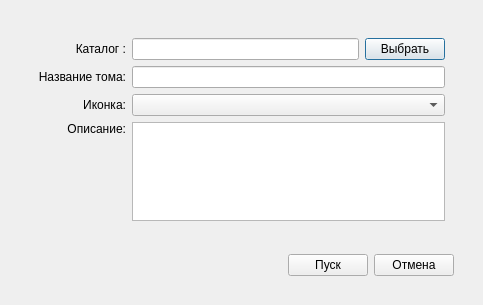
<?xml version="1.0" encoding="UTF-8"?>
<ui version="4.0">
 <class>AddVolumeModal</class>
 <widget class="QDialog" name="AddVolumeModal">
  <property name="geometry">
   <rect>
    <x>0</x>
    <y>0</y>
    <width>483</width>
    <height>305</height>
   </rect>
  </property>
  <property name="windowTitle">
   <string>Dialog</string>
  </property>
  <layout class="QVBoxLayout" name="verticalLayout">
   <item>
    <widget class="QStackedWidget" name="pager">
     <property name="currentIndex">
      <number>0</number>
     </property>
     <widget class="QWidget" name="page">
      <layout class="QVBoxLayout" name="verticalLayout_4">
       <item>
        <widget class="QWidget" name="widget_2" native="true">
         <layout class="QVBoxLayout" name="verticalLayout_2">
          <item>
           <widget class="QWidget" name="widget_4" native="true">
            <layout class="QGridLayout" name="gridLayout_2">
             <item row="1" column="0">
              <widget class="QLabel" name="label_2">
               <property name="text">
                <string>Название тома:</string>
               </property>
               <property name="alignment">
                <set>Qt::AlignRight|Qt::AlignTrailing|Qt::AlignVCenter</set>
               </property>
              </widget>
             </item>
             <item row="2" column="0">
              <widget class="QLabel" name="label_3">
               <property name="text">
                <string>Иконка:</string>
               </property>
               <property name="alignment">
                <set>Qt::AlignRight|Qt::AlignTrailing|Qt::AlignVCenter</set>
               </property>
              </widget>
             </item>
             <item row="0" column="0">
              <widget class="QLabel" name="label">
               <property name="text">
                <string>Каталог :</string>
               </property>
               <property name="alignment">
                <set>Qt::AlignRight|Qt::AlignTrailing|Qt::AlignVCenter</set>
               </property>
              </widget>
             </item>
             <item row="0" column="1">
              <widget class="QLineEdit" name="edit_path"/>
             </item>
             <item row="3" column="0">
              <widget class="QLabel" name="label_5">
               <property name="text">
                <string>Описание:</string>
               </property>
               <property name="alignment">
                <set>Qt::AlignRight|Qt::AlignTop|Qt::AlignTrailing</set>
               </property>
               <property name="margin">
                <number>0</number>
               </property>
              </widget>
             </item>
             <item row="0" column="2">
              <widget class="QPushButton" name="show_select_path">
               <property name="text">
                <string>Выбрать</string>
               </property>
              </widget>
             </item>
             <item row="1" column="1" colspan="2">
              <widget class="QLineEdit" name="edit_name"/>
             </item>
             <item row="2" column="1" colspan="2">
              <widget class="QComboBox" name="icon_select"/>
             </item>
             <item row="3" column="1" colspan="2">
              <widget class="QPlainTextEdit" name="edit_description"/>
             </item>
            </layout>
           </widget>
          </item>
         </layout>
        </widget>
       </item>
       <item>
        <spacer name="verticalSpacer">
         <property name="orientation">
          <enum>Qt::Vertical</enum>
         </property>
         <property name="sizeHint" stdset="0">
          <size>
           <width>20</width>
           <height>40</height>
          </size>
         </property>
        </spacer>
       </item>
       <item>
        <widget class="QWidget" name="widget_3" native="true">
         <layout class="QHBoxLayout" name="horizontalLayout_3">
          <item>
           <spacer name="horizontalSpacer">
            <property name="orientation">
             <enum>Qt::Horizontal</enum>
            </property>
            <property name="sizeHint" stdset="0">
             <size>
              <width>254</width>
              <height>20</height>
             </size>
            </property>
           </spacer>
          </item>
          <item>
           <widget class="QPushButton" name="start_btn">
            <property name="text">
             <string>Пуск</string>
            </property>
           </widget>
          </item>
          <item>
           <widget class="QPushButton" name="pushButton_3">
            <property name="text">
             <string>Отмена</string>
            </property>
           </widget>
          </item>
         </layout>
        </widget>
       </item>
      </layout>
     </widget>
     <widget class="QWidget" name="page_2">
      <layout class="QVBoxLayout" name="verticalLayout_3">
       <item>
        <widget class="QWidget" name="widget" native="true">
         <layout class="QGridLayout" name="gridLayout">
          <item row="7" column="2">
           <widget class="QLabel" name="label_current_file">
            <property name="text">
             <string>11111</string>
            </property>
           </widget>
          </item>
          <item row="6" column="0">
           <widget class="QLabel" name="label_7">
            <property name="text">
             <string>Всего файлов</string>
            </property>
           </widget>
          </item>
          <item row="0" column="0">
           <widget class="QLabel" name="label_4">
            <property name="text">
             <string>Путь</string>
            </property>
           </widget>
          </item>
          <item row="2" column="0">
           <widget class="QLabel" name="label_10">
            <property name="text">
             <string>Иконка</string>
            </property>
           </widget>
          </item>
          <item row="4" column="0" rowspan="2">
           <widget class="QLabel" name="label_6">
            <property name="text">
             <string>Время</string>
            </property>
           </widget>
          </item>
          <item row="1" column="0">
           <widget class="QLabel" name="label_9">
            <property name="text">
             <string>Название</string>
            </property>
           </widget>
          </item>
          <item row="6" column="2">
           <widget class="QLabel" name="label_total_files">
            <property name="text">
             <string>222</string>
            </property>
           </widget>
          </item>
          <item row="7" column="0">
           <widget class="QLabel" name="label_8">
            <property name="text">
             <string>Обработано файлов</string>
            </property>
           </widget>
          </item>
          <item row="5" column="2">
           <widget class="QLabel" name="label_elapsed_time">
            <property name="text">
             <string>0</string>
            </property>
           </widget>
          </item>
          <item row="3" column="0">
           <widget class="QLabel" name="label_11">
            <property name="text">
             <string>Описание</string>
            </property>
           </widget>
          </item>
          <item row="0" column="2">
           <widget class="QLabel" name="re_path">
            <property name="text">
             <string>re_path</string>
            </property>
           </widget>
          </item>
          <item row="1" column="2">
           <widget class="QLabel" name="re_name">
            <property name="text">
             <string>re_name</string>
            </property>
           </widget>
          </item>
          <item row="2" column="2">
           <widget class="QLabel" name="re_icon">
            <property name="text">
             <string>re_icon</string>
            </property>
           </widget>
          </item>
          <item row="3" column="2">
           <widget class="QLabel" name="re_description">
            <property name="text">
             <string>re_description</string>
            </property>
           </widget>
          </item>
         </layout>
        </widget>
       </item>
       <item>
        <widget class="QProgressBar" name="progressBar">
         <property name="value">
          <number>24</number>
         </property>
        </widget>
       </item>
       <item>
        <spacer name="verticalSpacer_2">
         <property name="orientation">
          <enum>Qt::Vertical</enum>
         </property>
         <property name="sizeHint" stdset="0">
          <size>
           <width>20</width>
           <height>40</height>
          </size>
         </property>
        </spacer>
       </item>
       <item>
        <widget class="QWidget" name="widget_6" native="true">
         <layout class="QHBoxLayout" name="horizontalLayout">
          <item>
           <spacer name="horizontalSpacer_2">
            <property name="orientation">
             <enum>Qt::Horizontal</enum>
            </property>
            <property name="sizeHint" stdset="0">
             <size>
              <width>463</width>
              <height>20</height>
             </size>
            </property>
           </spacer>
          </item>
          <item>
           <widget class="QPushButton" name="button_stop">
            <property name="text">
             <string>Стоп</string>
            </property>
           </widget>
          </item>
          <item>
           <widget class="QPushButton" name="button_ready">
            <property name="text">
             <string>Готово</string>
            </property>
           </widget>
          </item>
         </layout>
        </widget>
       </item>
      </layout>
     </widget>
    </widget>
   </item>
  </layout>
 </widget>
 <resources/>
 <connections>
  <connection>
   <sender>pushButton_3</sender>
   <signal>clicked()</signal>
   <receiver>AddVolumeModal</receiver>
   <slot>close()</slot>
   <hints>
    <hint type="sourcelabel">
     <x>341</x>
     <y>277</y>
    </hint>
    <hint type="destinationlabel">
     <x>287</x>
     <y>254</y>
    </hint>
   </hints>
  </connection>
 </connections>
</ui>
